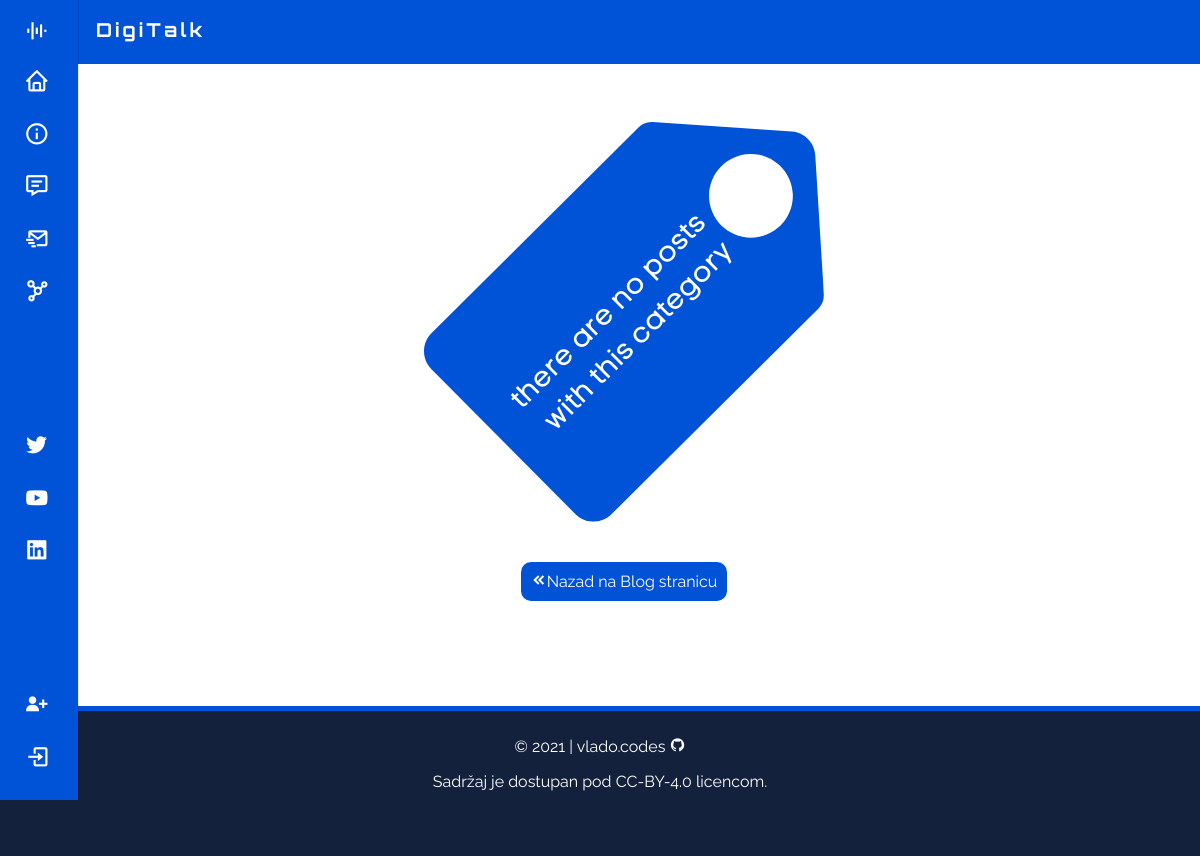
The app's page /blog/category/web/, older data.
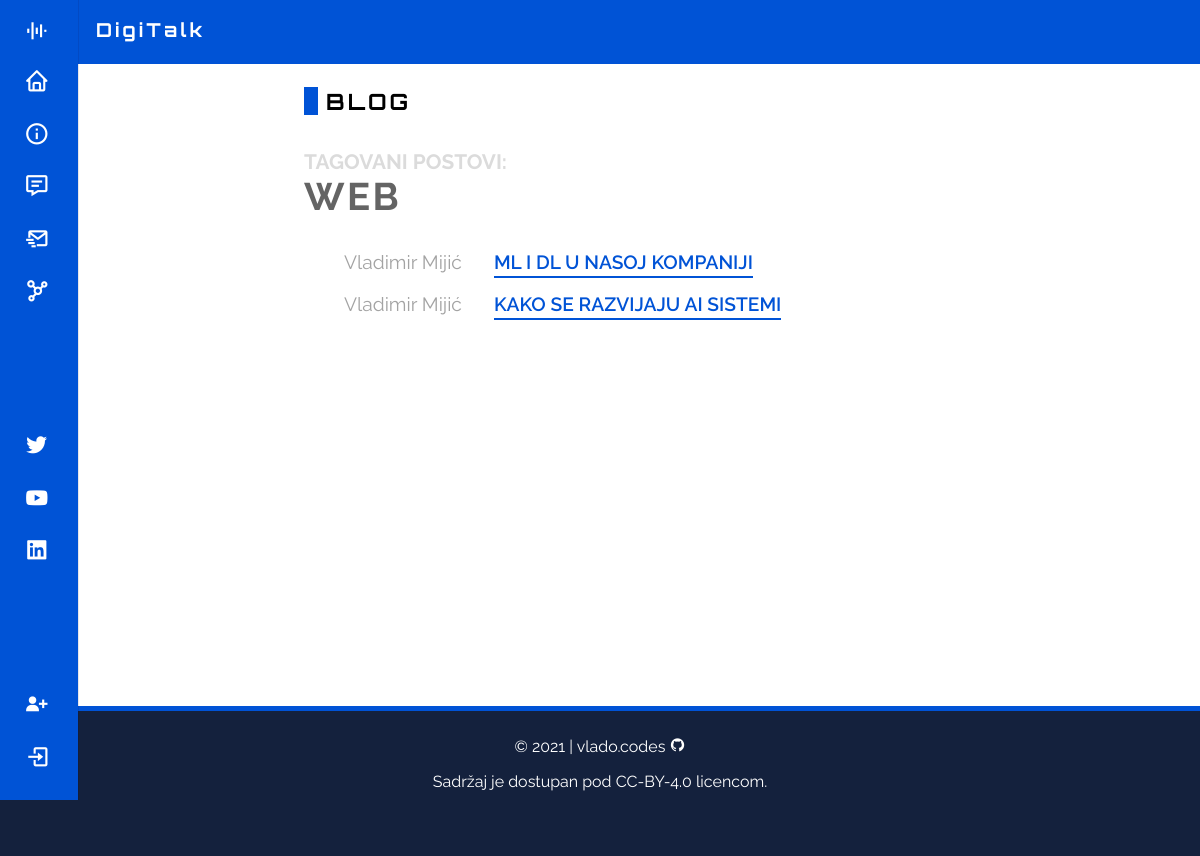
The same page, newer data.
### first_app/models.py (models this page shows, shortened)
class Post(models.Model):
    title = models.CharField(max_length = 60)
    author = models.ForeignKey(User, on_delete = models.CASCADE)
    body = RichTextField(blank = True, null = True)
    date = models.DateField(auto_now_add = True)
    category = models.CharField(max_length = 30, default = 'uncategorized')

### first_app/views.py (the view)
# urls.py: path('blog/category/<str:categories>/', views.categoryView, name='category'),
def categoryView(request, categories):
    cats = categories.replace('-', ' ')
    category_posts = Post.objects.filter(category = cats).order_by('-id')
    context = {'categories': cats, 'category_posts': category_posts}
    return render(request, 'categories.html', context)

### first_app/templates/categories.html (shortened to what this page needs)
{% extends 'base.html' %}
{% load static %}
{% block head %}
{% if category_posts %}
    <div class="blog-page">
        <h1 class="blog-page-title cat-title"><a id="blog-link" href="{% url 'blog' %}">Blog</a></h1>
        <h4 class="blog-cat-uptitle">Tagovani postovi:</h4>
        <h1 class="blog-cat-title">{{ categories }}</h1>
        <ul class="blog-posts">
            {% for post in category_posts %}
                <li>
                    <span class="blog-post-author">{{ post.author.first_name }} {{ post.author.last_name }}</span>
                    <a class="blog-post-link" href="{% url 'blog_post' post.pk %}">{{ post.title }}</a>
                </li>
            {% endfor %}
        </ul>
    </div>
{% else %}
    <div class="error-404">
        <img src='{% static  'images/nopost_err.png' %}'>
        <a id="btn-back" href="{% url 'blog' %}"><i class='bx bxs-chevrons-left'></i>Nazad na Blog stranicu</a>
    </div>
{% endif %}
{% endblock head %}

Row changes from the older to the newer data that the page shows:
now on this page (row edited): Post: author.first_name "Vladimir", author.last_name "Mijić", title "ML I DL U NASOJ KOMPANIJI"
now on this page (row edited): Post: author.first_name "Vladimir", author.last_name "Mijić", title "KAKO SE RAZVIJAJU AI SISTEMI"
Text that changed along with them:
{{ categories }}: (not shown) → "WEB"
text no longer shown: "Nazad na Blog stranicu"
text now shown: "BLOG TAGOVANI POSTOVI:"
